Frame 1 (no input): blank canvas, image omitted
Frame 60 (the mouse pressed at the canvas centre just before this capture): blank canvas, image omitted
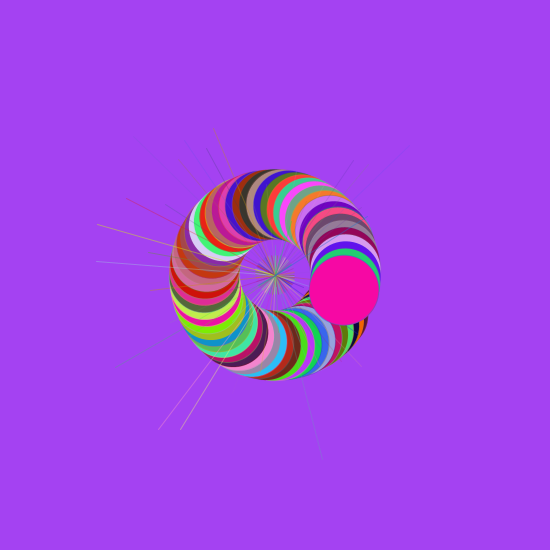
Frame 120 (the mouse held since frame 60 and released just before this capture)

The Processing sketch whose frames 1 and 60 were blank and that drew this single picture after the mouse press (run headless with seeded random() and noise(); from frame 60 on, the mouse is pressed at the canvas centre):

// Processing sketch: processing_153594
// ── processing_153594.pde

void setup()
{
size( 550,550 );
background( random(255),random(255),random(255),random(120));

}
void draw()
{
if (mousePressed) {
stroke( random(255),random(255),random(255),random(120) );
fill(random(255),random(255),random(255));
translate(mouseX,mouseY);
rotate(frameCount/10.0);
//arc (50,50, 70,70,0,3);
ellipse(50,50,70,70);
line(0,0,random(200),0);
ellipse (0,0, 40,0);
}
}
void keyReleased()
{
if (key=='c' || key=='C') {
background(0);
}
}
